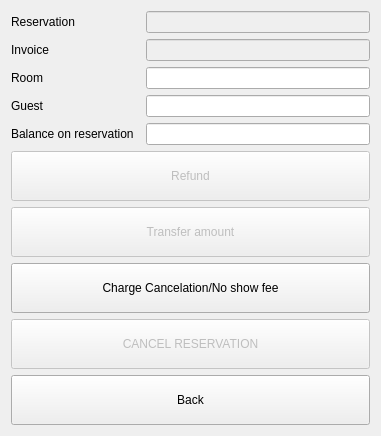
<?xml version="1.0" encoding="UTF-8"?>
<ui version="4.0">
 <class>DlgCheckAdvanceBeforeCancel</class>
 <widget class="QDialog" name="DlgCheckAdvanceBeforeCancel">
  <property name="geometry">
   <rect>
    <x>0</x>
    <y>0</y>
    <width>381</width>
    <height>422</height>
   </rect>
  </property>
  <property name="windowTitle">
   <string>Reservation advance</string>
  </property>
  <layout class="QGridLayout" name="gridLayout">
   <item row="2" column="0">
    <widget class="QLabel" name="label_3">
     <property name="text">
      <string>Room</string>
     </property>
    </widget>
   </item>
   <item row="8" column="0" colspan="3">
    <widget class="QPushButton" name="btnCancelreservation">
     <property name="enabled">
      <bool>false</bool>
     </property>
     <property name="minimumSize">
      <size>
       <width>0</width>
       <height>50</height>
      </size>
     </property>
     <property name="text">
      <string>CANCEL RESERVATION</string>
     </property>
    </widget>
   </item>
   <item row="4" column="2">
    <widget class="EQLineEdit" name="leBalance">
     <property name="readOnly">
      <bool>true</bool>
     </property>
    </widget>
   </item>
   <item row="7" column="0" colspan="3">
    <widget class="QPushButton" name="btnNoShow">
     <property name="enabled">
      <bool>true</bool>
     </property>
     <property name="minimumSize">
      <size>
       <width>0</width>
       <height>50</height>
      </size>
     </property>
     <property name="text">
      <string>Charge Cancelation/No show fee</string>
     </property>
    </widget>
   </item>
   <item row="4" column="0">
    <widget class="QLabel" name="label">
     <property name="text">
      <string>Balance on reservation</string>
     </property>
    </widget>
   </item>
   <item row="0" column="2">
    <widget class="QLineEdit" name="leReservation">
     <property name="enabled">
      <bool>false</bool>
     </property>
    </widget>
   </item>
   <item row="5" column="0" colspan="3">
    <widget class="QPushButton" name="btnRefund">
     <property name="enabled">
      <bool>false</bool>
     </property>
     <property name="minimumSize">
      <size>
       <width>0</width>
       <height>50</height>
      </size>
     </property>
     <property name="text">
      <string>Refund</string>
     </property>
    </widget>
   </item>
   <item row="0" column="0">
    <widget class="QLabel" name="label_2">
     <property name="text">
      <string>Reservation</string>
     </property>
    </widget>
   </item>
   <item row="9" column="0" colspan="3">
    <widget class="QPushButton" name="btnCancel">
     <property name="minimumSize">
      <size>
       <width>0</width>
       <height>50</height>
      </size>
     </property>
     <property name="text">
      <string>Back</string>
     </property>
    </widget>
   </item>
   <item row="2" column="2">
    <widget class="EQLineEdit" name="leRoom">
     <property name="readOnly">
      <bool>true</bool>
     </property>
    </widget>
   </item>
   <item row="3" column="0">
    <widget class="QLabel" name="label_4">
     <property name="text">
      <string>Guest</string>
     </property>
    </widget>
   </item>
   <item row="3" column="2">
    <widget class="EQLineEdit" name="leGuest">
     <property name="readOnly">
      <bool>true</bool>
     </property>
    </widget>
   </item>
   <item row="6" column="0" colspan="3">
    <widget class="QPushButton" name="btnTransferToCL">
     <property name="enabled">
      <bool>false</bool>
     </property>
     <property name="minimumSize">
      <size>
       <width>0</width>
       <height>50</height>
      </size>
     </property>
     <property name="text">
      <string>Transfer amount</string>
     </property>
    </widget>
   </item>
   <item row="1" column="0">
    <widget class="QLabel" name="label_5">
     <property name="text">
      <string>Invoice</string>
     </property>
    </widget>
   </item>
   <item row="1" column="2">
    <widget class="QLineEdit" name="leInvoice">
     <property name="enabled">
      <bool>false</bool>
     </property>
    </widget>
   </item>
  </layout>
 </widget>
 <customwidgets>
  <customwidget>
   <class>EQLineEdit</class>
   <extends>QLineEdit</extends>
   <header location="global">eqlineedit.h</header>
   <slots>
    <signal>customButtonClicked(bool)</signal>
   </slots>
  </customwidget>
 </customwidgets>
 <resources/>
 <connections/>
</ui>
